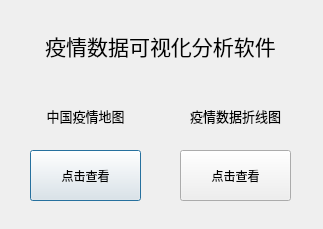
<?xml version="1.0" encoding="UTF-8"?>
<ui version="4.0">
 <class>Dialog</class>
 <widget class="QDialog" name="Dialog">
  <property name="geometry">
   <rect>
    <x>0</x>
    <y>0</y>
    <width>323</width>
    <height>229</height>
   </rect>
  </property>
  <property name="windowTitle">
   <string>Dialog</string>
  </property>
  <widget class="QLabel" name="label">
   <property name="geometry">
    <rect>
     <x>10</x>
     <y>30</y>
     <width>301</width>
     <height>31</height>
    </rect>
   </property>
   <property name="font">
    <font>
     <family>微软雅黑</family>
     <pointsize>16</pointsize>
    </font>
   </property>
   <property name="text">
    <string>疫情数据可视化分析软件</string>
   </property>
   <property name="alignment">
    <set>Qt::AlignCenter</set>
   </property>
  </widget>
  <widget class="QPushButton" name="china_button">
   <property name="geometry">
    <rect>
     <x>30</x>
     <y>150</y>
     <width>111</width>
     <height>51</height>
    </rect>
   </property>
   <property name="text">
    <string>点击查看</string>
   </property>
  </widget>
  <widget class="QPushButton" name="country_button">
   <property name="geometry">
    <rect>
     <x>180</x>
     <y>150</y>
     <width>111</width>
     <height>51</height>
    </rect>
   </property>
   <property name="text">
    <string>点击查看</string>
   </property>
  </widget>
  <widget class="QLabel" name="label_2">
   <property name="geometry">
    <rect>
     <x>30</x>
     <y>100</y>
     <width>111</width>
     <height>31</height>
    </rect>
   </property>
   <property name="font">
    <font>
     <family>微软雅黑</family>
     <pointsize>10</pointsize>
    </font>
   </property>
   <property name="text">
    <string>中国疫情地图</string>
   </property>
   <property name="alignment">
    <set>Qt::AlignCenter</set>
   </property>
  </widget>
  <widget class="QLabel" name="label_3">
   <property name="geometry">
    <rect>
     <x>180</x>
     <y>100</y>
     <width>111</width>
     <height>31</height>
    </rect>
   </property>
   <property name="font">
    <font>
     <family>微软雅黑</family>
     <pointsize>10</pointsize>
    </font>
   </property>
   <property name="text">
    <string>疫情数据折线图</string>
   </property>
   <property name="alignment">
    <set>Qt::AlignCenter</set>
   </property>
  </widget>
 </widget>
 <resources/>
 <connections/>
</ui>
